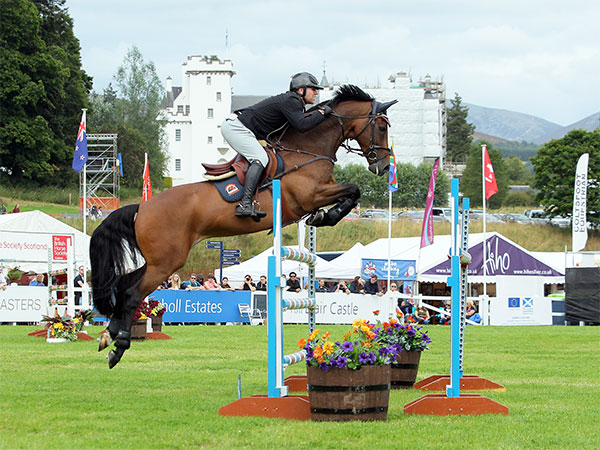
#> input picture color_image.jpg, 600 x 450 px, found by its file name
$ jupyter execute 'COLOR IDENTIFICATION OF IMAGES TASK 1.ipynb'   (shell and % lines are left out)
#> lines starting #> are read from the running program, lines starting #| are printed output that depends on the picture
[cell 1]
from sklearn.cluster import KMeans
import matplotlib.pyplot as plt
import numpy as np
import cv2
from collections import Counter
from skimage.color import rgb2lab, deltaE_cie76
import os

[cell 2]
image = cv2.imread('C:\python\color_image.jpg')
#> image is the input picture: shape (450, 600, 3); mean B, G, R 134.4, 159.9, 149.4
print("The type of this input is {}".format(type(image)))
#| The type of this input is <class 'numpy.ndarray'>
print("Shape; {}".format(image.shape))
#| Shape; (450, 600, 3)
plt.imshow(image)

[cell 3]
image = cv2.cvtColor(image, cv2.COLOR_BGR2RGB)
plt.imshow(image)

[cell 4]
gray_image = cv2.cvtColor(image, cv2.COLOR_BGR2GRAY)
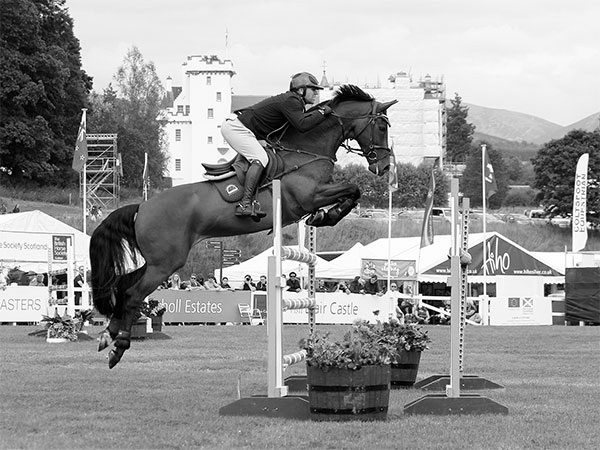
#> gray_image: shape (450, 600); min 0, max 255, mean 151.1
plt.imshow(gray_image, cmap='gray')

[cell 5]
resized_image = cv2.resize(image, (400, 500))
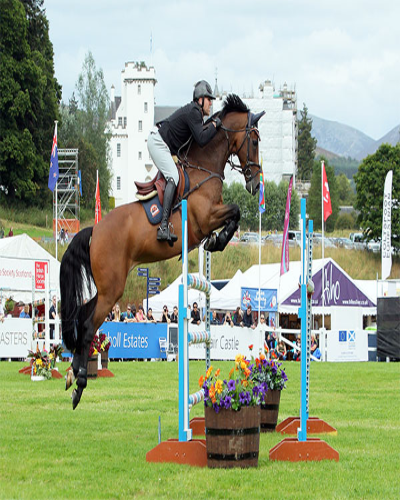
#> resized_image: shape (500, 400, 3); mean R, G, B 149.3, 159.8, 134.3
plt.imshow(resized_image)

[cell 6]
def RGB2HEX(color):
    return "#{:02x}{:02x}{:02x}".format(int(color[0]), int(color[1]), int(color[2]))

[cell 7]
def get_image(image_path):
    image = cv2.imread(image_path)
    image = cv2.cvtColor(image, cv2.COLOR_BGR2RGB)
    return image

[cell 8]
def get_colors(image, number_of_colors, show_chart):

#> called with number_of_colors = 10, show_chart = True
    modified_image = cv2.resize(image, (300, 400), interpolation = cv2.INTER_AREA)
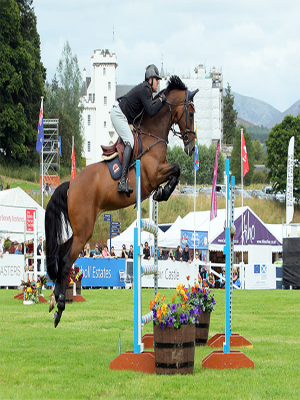
#> modified_image: shape (400, 300, 3); mean R, G, B 149.4, 159.9, 134.4
    modified_image = modified_image.reshape(modified_image.shape[0]*modified_image.shape[1],3)

    clf = KMeans(n_clusters = number_of_colors)
    labels = clf.fit_predict(modified_image)

    counts = Counter(labels)
#> counts = 10 items
    counts = dict(sorted(counts.items()))
    #sort to ensure the correct color percentage

    center_colors = clf.cluster_centers_
    #we get the ordered colors by iterating through the keys
    ordered_colors = [center_colors[i] for i in counts.keys()]
#> ordered_colors = [[186.7, 198.6, 202.4], [162.6, 95.92, 62.39], [165.8, 188.1, 97.68], [227.5, 240.4, 243.6], [29.04, 30.54, 24.9], [65.34, 167.7, 225.7], [104.5, 110.5, 100.7], [140.7, 173.7, 72.81], [153.5, 154.7, 153.5], [74.75, 72.41, 53.13]]
    hex_colors = [RGB2HEX(ordered_colors[i]) for i in counts.keys()]
#> hex_colors = ['#bac6ca', '#a25f3e', '#a5bc61', '#e3f0f3', '#1d1e18', '#41a7e1', '#686e64', '#8cad48', '#999a99', '#4a4835']
    rgb_colors = [ordered_colors[i] for i in counts.keys()]
#> rgb_colors has the same summary as ordered_colors
    if (show_chart):
        plt.figure(figsize = (10, 8))
        plt.pie(counts.values(), labels = hex_colors, colors = hex_colors)

        return rgb_colors

[cell 9]
get_colors(get_image('C:\python\color_image.jpg'), 10, True)
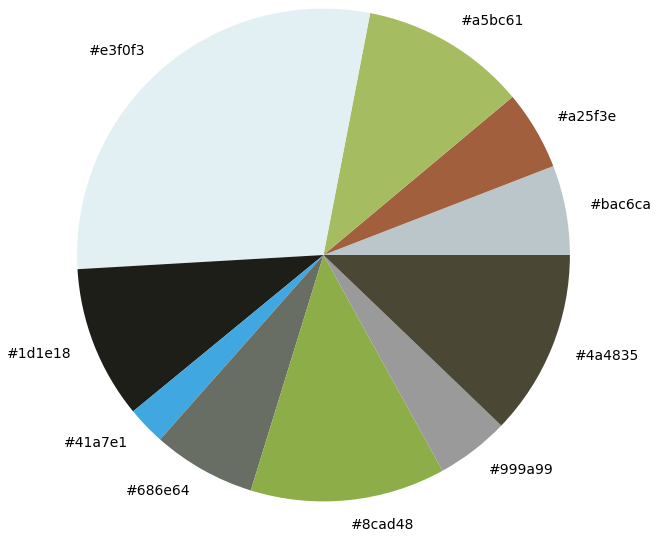
#> figure drawn by matplotlib, 1 panel
